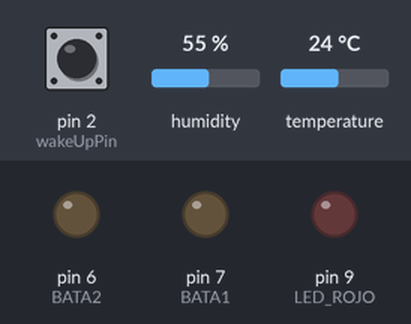
A sketch run on a simulated Arduino Uno, built with avr-gcc and run on an emulated ATmega328P. Parts: output pins drawn as LEDs (lit = HIGH). The test bench sets the inputs (shaded band); at power-on: pin 2 (wakeUpPin) HIGH, humidity 55 %, temperature 24 °C. The local clock reads 2024-03-15 10:24:30 at power-on unless the sketch sets it; storage starts empty.

Above: at 5.5 s.
At 8.06 s:
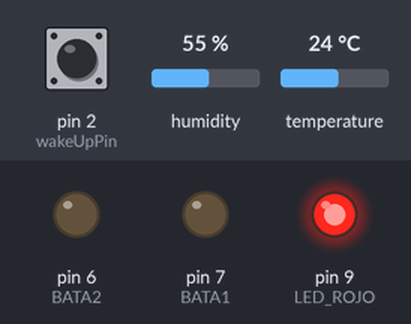
Timing chart, 0 to 9.6 s (numbered marks = the images above):
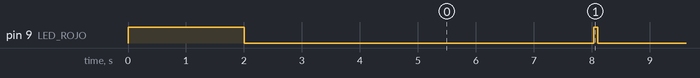

Measured:
- by itself, pin 9 (LED_ROJO): repeats every 5.1 s: HIGH 0.07 s, LOW 5.0 s

The sketch:

AMENAN1_d_modificada.ino
```cpp
 // ----------------------------------------------------------------------------------------------------------------
//
//  Este firmware es para guardar en SD un archivo con tramas de datos (índice, fecha/hora, sensor T y H, pulsado),
//  saliendo de modo sleep al pulsar y esperar mientras se esté pulsando antes de dormirse (ver los comentarios para ajustar el intervalo).
//
// ----------------------------------------------------------------------------------------------------------------


// Librería bajo consumo (sleep)
#include "LowPower.h"

// Librería para acceder al bus I2C (RTC, ArduCam, BMP180)
#include <Wire.h>

// Para el sensor de presión
#include <Adafruit_BMP085.h>

Adafruit_BMP085 bmp;


// dirección en el bus I2C del RTC
const int DS3231 = 0x68;

// Pin 2 para despertar al micro
const int wakeUpPin = 2;

// constante que define cuantos segundos estará dormido antes de despertarse y medir
const int intervalo = 5;
volatile int cantidad_segundos = 0;

// constante que va en la primera columna de la trama grabada en la SD, desconozco su funcionalidad, pedida por SP.
//const byte CONSTANTE = 99;      // Número constante entre 00 y 99
const char CONSTANTE[3] = "0D";

const int CONSTANTE_PULSADO = 1;

// librerías para usar la SD
#include <SPI.h>
#include <SD.h>
// librerías para usar el sensor de humedad
#include "Adafruit_Sensor.h"
#include <DHT.h>
#include <DHT_U.h>

#define DHTPIN            A0        // Pin de comunicación con el sensor.
#define DHTTYPE           DHT22     // DHT 22 (o el AM2302 que tenemos), define el tipo de sensor de humedad
#define SD_CS             10        // alias del pin conectado a CS de la SD
#define LED_ROJO          9         // alias del pin del led rojo

#define BATA1             7
#define BATA2             6

DHT_Unified dht(DHTPIN, DHTTYPE);


// Inicializar variables de fecha y hora
byte segundo = 0;
byte minuto = 0;
byte hora = 0;
byte mes = 0;
byte anio = 0;
byte weekday = 0;
byte dia = 0;


// Nombre del archivo donde se dejarán las tramas
char str[] = "tramas.txt";
volatile int contador = 0;    // cuenta de pulsados
int indice = 0;               // índice de tramas
String cadena=String(3);


// ------------------------------------------------------ PROCEDIMIENTOS -----------------------------------------------------------------------
void obtenerFechaHora()
{
  Wire.beginTransmission(DS3231);
  Wire.write(byte(0));
  Wire.endTransmission();
  Wire.requestFrom(DS3231, 7);
  segundo = bcd2Dec(Wire.read());
  minuto = bcd2Dec(Wire.read());
  hora = bcd2Dec(Wire.read());
  weekday = bcd2Dec(Wire.read());
  dia = bcd2Dec(Wire.read());
  mes = bcd2Dec(Wire.read());
  anio = bcd2Dec(Wire.read());
}

// --------------------------------------------

byte bcd2Dec(byte val)
{
  return ((val/16*10) + (val%16));
}

// --------------------------------------------

void crear_archivo()
{
  File outFile;
  // Abrir archivo
  outFile = SD.open(str, FILE_WRITE);
  if(!outFile){
    Serial.println(F("No se pudo abrir el archivo"));
    return;
  }
  //outFile.println(F("Encabezado archivo cuenta evento pines y sensor"));
  outFile.println(F("00000000000000000000000000"));
  //outFile.println(F("   INDICE   FECHA      HORA       TEMP        HUM%  PULSADOS"));

  // Para cuando esté el sensor de presión
  //outFile.println(F("  INDICE    FECHA         HORA     TEMP        HUM%   TEMP2      PRESION  PULSADOS"));

  //outFile.println(F(" "));

  // Cerrar archivo
  outFile.close();
}

// --------------------------------------------

void grabar_datos_archivo()
{
  char buffer1[3];
  char buffer2[8];
  File outFile;
  outFile = SD.open(str, FILE_WRITE);
  if (!outFile) {
    Serial.println(F("No se pudo abrir el archivo"));
    return;
  }
  obtenerFechaHora();
  //sprintf(buffer1, "%02d", CONSTANTE);
  //outFile.print(buffer1);
  outFile.print(CONSTANTE);
  outFile.print(F(" "));
  sprintf(buffer2, "%07d", indice);
  outFile.print(buffer2);
  indice = indice + 1;

  outFile.print(F(" - "));
  sprintf(buffer1, "%02d", dia);
  outFile.print(buffer1);
  outFile.print(F("/"));
  sprintf(buffer1, "%02d", mes);
  outFile.print(buffer1);
  outFile.print(F("/"));
  outFile.print("20");
  outFile.print(anio);
  outFile.print(F(" "));
  sprintf(buffer1, "%02d", hora);
  outFile.print(buffer1);
  outFile.print(F(":"));
  sprintf(buffer1, "%02d", minuto);
  outFile.print(buffer1);
  outFile.print(F(":"));
  sprintf(buffer1, "%02d", segundo);
  outFile.print(buffer1);
  outFile.print(F(" - "));


  // Leer sensor de humedad y temperatura AM2302
  sensors_event_t event;
  // Temperatura
  dht.temperature().getEvent(&event);
  if (isnan(event.temperature)) {
    Serial.println(F("Error leyendo temperatura!"));
  }
  else {
    cadena = String(event.temperature);
    cadena.replace('.',',');
    outFile.print(cadena);
//    outFile.print(event.temperature);
    //outFile.print(F(" *C"));
  }
  // Humedad
  dht.humidity().getEvent(&event);
  if (isnan(event.relative_humidity)) {
    Serial.println(F("Error leyendo humedad!"));
  }
  else {
    outFile.print(F(" - "));
    cadena = String(event.relative_humidity);
    cadena.replace('.',',');
    outFile.print(cadena);
    //outFile.print(event.relative_humidity);
    //outFile.print(F("%"));
    outFile.print(F(" - "));
    }


// Leer sensor de presión y temperatura BMP180
//    cadena = String(bmp.readTemperature());
//    cadena.replace('.',',');
//    outFile.print(cadena);
//    outFile.print(F(" - "));
//    //outFile.print(F(" *C"));
//    cadena = String((bmp.readPressure())/100);
//    outFile.print(cadena);
//    outFile.print(F(" - "));
//    //outFile.print(F(" hPa - "));

    sprintf(buffer1, "%02d", (contador * CONSTANTE_PULSADO ));
    outFile.println(buffer1);

  // Cerrar archivo
  outFile.close();
}


void chequeoBata()
{
  int val = 0;
  val = analogRead(6);    // leer entrada analógica
  if (val <= 555){        // se está agotando, conmutar
    digitalWrite(BATA2,HIGH);     // esta línea hace entrar a la BATA2
    digitalWrite(BATA1,HIGH);     // y esta hace salir a la BATA1, a pesar de q las instrucciones son iguales, la electrónica NO LO ES.
  }


}


// =============================================================== CÓDIGO DE ARRANQUE ========================================================

void setup()
{
  analogReference(EXTERNAL);   //TIENE QUE SER LA PRIMERA INSTRUCCIÓN POR CUESTIONES INTERNAS DEL MICRO

  // Inicializar I2C
  Wire.begin();
  // Configure wake up pin as input.
  // This will consumes few uA of current.
  pinMode(wakeUpPin, INPUT_PULLUP);

  //iniciar la salida serial de debug
  Serial.begin(9600);

  //pin CS a la SD definido como salida
  pinMode(SD_CS,OUTPUT);
  // initializar SPI
  SPI.begin();

  pinMode(3, INPUT_PULLUP);
  pinMode(4, INPUT_PULLUP);

  pinMode(BATA1, OUTPUT);
  pinMode(BATA2, OUTPUT);


  pinMode(LED_ROJO, OUTPUT);
  // prender 2 segs el led rojo
  digitalWrite(LED_ROJO,HIGH);
  delay(2000);    //2 segs
  digitalWrite(LED_ROJO,LOW);

  // inicializar sensor de humedad y temperatura
  dht.begin();

  // inicializar sensor de presión y temperatura
  bmp.begin();

  //Inicializar SD
  while(!SD.begin(SD_CS)){
    Serial.println(F("¡Error de SD!"));delay(1000);
  }
  crear_archivo();
  delay(1000);

  // Habilitar la interrupción que se producirá al oprimirse el botón conectado al pin 2
  attachInterrupt(0, wakeUp, FALLING);
}


// ------------------------- este código se ejecuta cdo se pulsa el pulsador, ES UNA INTERRUPCIÓN -------------------
void wakeUp()
{
    contador = contador + 1;
}
// -----------------------------------------------------------------------------------------------------------------


// ================================================== FOREVER LOOP ==================================================

void loop()
{

    for (cantidad_segundos = 0 ;  cantidad_segundos  <  intervalo ; cantidad_segundos++){
      LowPower.powerDown(SLEEP_1S, ADC_OFF, BOD_OFF);
    }


    // Si se despertó, medir y grabar
    digitalWrite(LED_ROJO,HIGH);
    // Carga útil, grabar datos en el archivo de la SD
    grabar_datos_archivo();
    delay(50);
    digitalWrite(LED_ROJO,LOW);
    // limpiar cuenta de eventos en pin entrada
    contador = 0;
}
```
